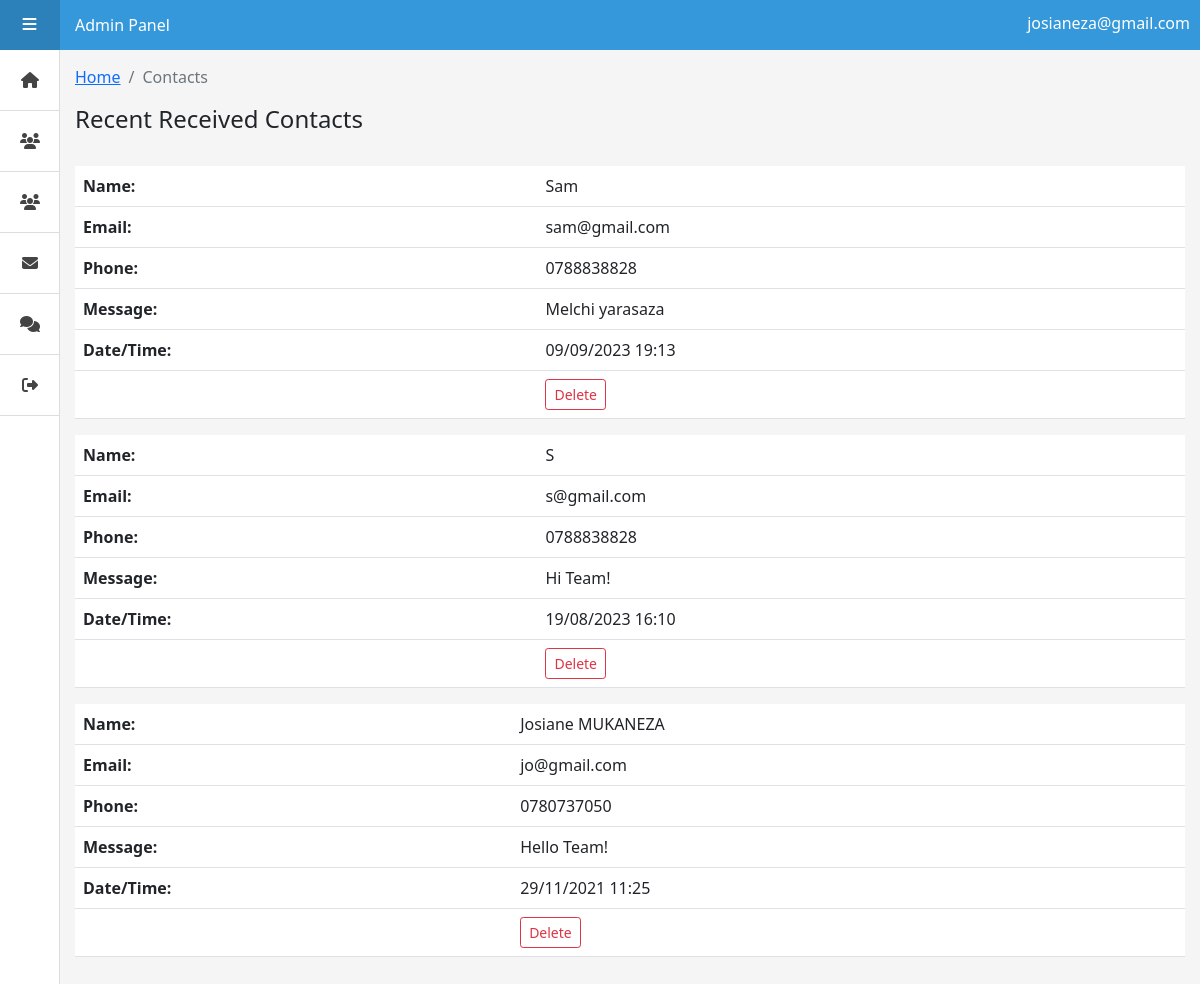
Page /doc/contacts.php (signed in) on the committed database.
### tables this page shows
CREATE TABLE `contacts` (
  `id` int(11) NOT NULL,
  `name` varchar(100) NOT NULL,
  `email` varchar(100) NOT NULL,
  `phone` varchar(100) NOT NULL,
  `message` text NOT NULL,
  `mdatetime` varchar(100) NOT NULL,
  `deleted` int(1) NOT NULL DEFAULT 0
);

### doc/contacts.php (the view, shortened to what this page needs)
<!DOCTYPE html>
<html lang="en" >
<head>
  <link rel="stylesheet" href="css/bootstrap.min.css">
<link rel='stylesheet' href='https://cdnjs.cloudflare.com/ajax/libs/font-awesome/4.7.0/css/font-awesome.min.css'>
<link rel="stylesheet" href="style.css">
<link rel="stylesheet" href="mystyle.css">
</head>
<body>
<div class="header">
  <a href="#" id="menu-action">
    <i class="fa fa-bars"></i>
  </a>
  <div class="">
    <p class="userInfo"><?php echo $_SESSION['adminUserToken']; ?></p>
    Admin Panel
  </div>
</div>
<?php include('sidebar.php'); ?>
<div class="main">
  <ol class="breadcrumb">
        <li class="breadcrumb-item">
          <a href="index.php">Home</a>
        </li>
        <li class="breadcrumb-item active">Contacts</li>
      </ol>
  <div class="row">
        <div class="col-xl-12 col-sm-6 mb-3" style="overflow-x: auto;">
          <h4>Recent Received Contacts</h3>
          <br>
          <?php
              if(isset($_GET['keyCode'])){
                $keyCode = $_GET['keyCode'];
                $query = mysqli_query($connect,"SELECT * FROM patients WHERE deleted = 0 AND fullname LIKE '%$keyCode%' OR phone LIKE '%$keyCode%' OR email LIKE '%$keyCode%' ORDER BY fullname ASC");
              }else{
                $query = mysqli_query($connect,"SELECT * FROM contacts WHERE deleted = 0 ORDER BY id DESC");
              }
              while ($row = mysqli_fetch_array($query)){
              echo"<table class='table'>
                  <tbody class='thead-light'>
                <tr>
                  <th scope='row'>Name:</th>
                  <td>".$row['name']."</td>
                </tr>
                <tr>
                  <th scope='row'>Email:</th>
                  <td>".$row['email']."</td>
                </tr>
                <tr>
                  <th scope='row'>Phone:</th>
                  <td>".$row['phone']."</td>
                </tr>
                <tr>
                  <th scope='row'>Message:</th>
                  <td>".$row['message']."</td>
                </tr>
                <tr>
                  <th scope='row'>Date/Time:</th>
                  <td>".$row['mdatetime']."</td>
                </tr>
                <tr>
                  <th scope='row'></th>
                  <td>
                    <a class='btn btn-outline-danger btn-sm' href='../server.php?deleteContact=".$row['id']."' role='button'>Delete</a>
                  </td>
                </tr>
                </tbody>
                </table>";
              }
            ?>
        </div>
      </div>
</div>
</body>
</html>

### doc/style.css (style rules this page uses)
*:before, *:after { -webkit-box-sizing: border-box; -moz-box-sizing: border-box; box-sizing: border-box; }
body { background: #f5f5f5; padding: 0; margin: 0; }
i.fa { font-size: 16px; }
p { font-size: 16px; line-height: 1.42857143; }
.header { position: fixed; z-index: 10; top: 0; left: 0; background: #3498DB; width: 100%; height: 50px; line-height: 50px; color: #fff; }
.header #menu-action { display: block; float: left; width: 60px; height: 50px; line-height: 50px; margin-right: 15px; color: #fff; text-decoration: none; text-align: center; background: rgba(0, 0, 0, 0.15); font-size: 13px; text-transform: uppercase; letter-spacing: 1px; -webkit-transition: all 0.2s ease-in-out; transition: all 0.2s ease-in-out; }
.header #menu-action i { display: inline-block; margin: 0 5px; }
.main { position: relative; display: block; top: 50px; left: 0; padding: 15px; padding-left: 75px; -webkit-transition: all 0.2s ease-in-out; transition: all 0.2s ease-in-out; }
table { background: white; }

### doc/mystyle.css (style rules this page uses)
.userInfo { float: right; position: relative; top: 12px; right: 10px; }

### rows in the picture
contacts: name "Sam", email "sam@gmail.com", phone "0788838828", message "Melchi yarasaza", mdatetime "09/09/2023 19:13"
contacts: name "S", email "s@gmail.com", phone "0788838828", message "Hi Team!", mdatetime "19/08/2023 16:10"
contacts: name "Josiane MUKANEZA", email "jo@gmail.com", phone "0780737050", message "Hello Team!", mdatetime "29/11/2021 11:25"

### other values in the picture
$_SESSION['adminUserToken'] "josianeza@gmail.com"
